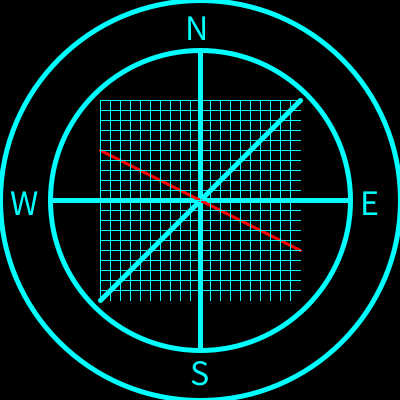
Frame 1 (no input)
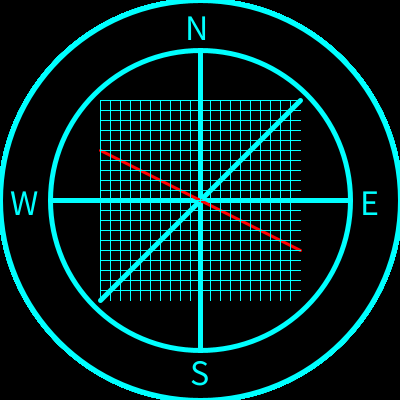
Frame 60 (the mouse pressed at the canvas centre just before this capture)
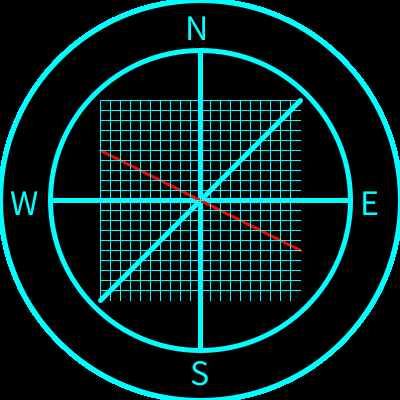
Frame 120 (the mouse held since frame 60 and released just before this capture)

The Processing sketch that drew these frames (run headless with seeded random() and noise(); from frame 60 on, the mouse is pressed at the canvas centre):

// Processing sketch: processing_111366
// ── processing_111366.pde

/*
 
Pinak Saha
HW04
Visual Foundation Studio
Fall2013
(0408908)
 
Positions Drawn at random on a grid & grid is generated
through looping
 
*/

void setup()
{
  size(400,400);
  background(000000);
  frameRate(10);
}
 
void draw()
{
  Compass aCompass = new Compass();
  if(keyPressed == true)
  {
    aCompass.drawPos();
  }
}
class Compass
{

  void drawOutter()
  {
    stroke(#00ffff);
    fill(000000);
    strokeWeight(5);
    ellipse(200,200,400,400);
  }
  void drawInner()
  {
     //iner circle
      fill(000000);
      stroke(#00ffff);
      strokeWeight(5);
      ellipse(200,200,300,300);

  }
  
  void drawAxis()
  {
    stroke(#00ffff);
    strokeWeight(5);
    line(200,350,200,50);
     
    stroke(#00ffff);
    strokeWeight(5);
    line(50,200,350,200);
     
    stroke(#00ffff);
    strokeWeight(5);
    fill(#00ffff);
    //(x1,y1,x2,y2)
    line(100,300,300,100);

  }
  
  void drawAxisPosition()
  {
      fill(#00ffff);
      textSize(36);
      text('N',185,40);
      text('E',360,215);
      text('S',190,385); 
      text('W',10,215);
  }
  
  void drawGrid()
  {
      for(int x=100; x < 300; x = x+10)
      {
        for(int y =100; y < 300; y = y+10)
       
        {       
           stroke(#00ffff);
           strokeWeight(1);
           line(x,y,300,y);
           line(x,y,x,300);
        }
      }

  }
  
  void drawTrueNorth()
  {
     stroke(#ff0000);
     strokeWeight(3);
     fill(#ff0000);
    line(300,250,100,150);

  }
  
  void drawPos()
  {
          fill( random(200,255), random(200,255), random(200,255), random(200,255));
          textSize(random(24,36));
          text('X',random(100,300),random(100,300));
           
  } 
  
    Compass()
  {
    
    //outer circle
     drawOutter();
     
    //inner circle
     drawInner();
     //axis
     drawAxis();
     drawAxisPosition();
     drawTrueNorth();
     
    //Grid
      drawGrid();
  }
  
  
}
